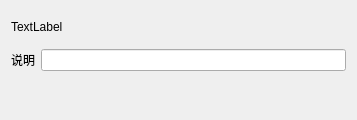
<?xml version="1.0" encoding="UTF-8"?>
<ui version="4.0">
 <class>w_m_member_state_Dialog</class>
 <widget class="QDialog" name="w_m_member_state_Dialog">
  <property name="geometry">
   <rect>
    <x>0</x>
    <y>0</y>
    <width>357</width>
    <height>120</height>
   </rect>
  </property>
  <property name="windowTitle">
   <string>Dialog</string>
  </property>
  <layout class="QVBoxLayout" name="verticalLayout">
   <item>
    <widget class="QLabel" name="label">
     <property name="text">
      <string>TextLabel</string>
     </property>
    </widget>
   </item>
   <item>
    <layout class="QHBoxLayout" name="horizontalLayout">
     <item>
      <widget class="QLabel" name="label_2">
       <property name="text">
        <string>说明</string>
       </property>
      </widget>
     </item>
     <item>
      <widget class="QLineEdit" name="lineEdit"/>
     </item>
    </layout>
   </item>
   <item>
    <widget class="lds_toolbar" name="widget"/>
   </item>
  </layout>
 </widget>
 <customwidgets>
  <customwidget>
   <class>lds_toolbar</class>
   <extends>QFrame</extends>
   <header>lds_toolbar.h</header>
   <container>1</container>
  </customwidget>
 </customwidgets>
 <resources/>
 <connections/>
</ui>
